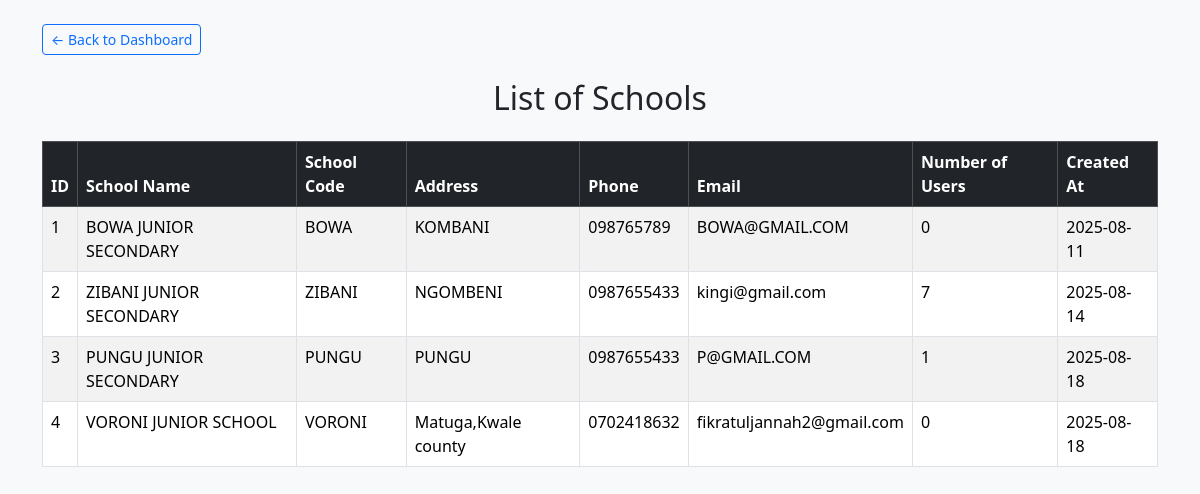
Screenshot of /manager/view_schools.php (signed in) with the database file from the repository.
### tables this page shows
CREATE TABLE `school` (
  `id` int(11) NOT NULL,
  `school_name` varchar(100) NOT NULL,
  `school_code` varchar(50) NOT NULL,
  `address` text NOT NULL,
  `phone` varchar(25) NOT NULL,
  `email` varchar(100) NOT NULL,
  `created_at` date NOT NULL DEFAULT current_timestamp(),
  `status` tinyint(1) NOT NULL DEFAULT 1
);

### manager/view_schools.php (the view, shortened to what this page needs)
<?php
include 'db.php';
$query = "
    SELECT s.*,
           COUNT(u.id) AS user_count
    FROM school s
    LEFT JOIN users u
           ON u.school_id = s.id AND u.role != 'User'
    GROUP BY s.id
    ORDER BY s.created_at ASC
";
$result = mysqli_query($conn, $query);
?>
<!DOCTYPE html>
<html lang="en">
<head>
    <link href="https://cdn.jsdelivr.net/npm/bootstrap@5.3.2/dist/css/bootstrap.min.css" rel="stylesheet">
</head>
<body class="bg-light">
<div class="container mt-4">
<a href="dashboard.php" class="btn btn-outline-primary mb-4 btn-sm">
    &larr; Back to Dashboard
</a>
    <h2 class="mb-4 text-center">List of Schools</h2>
    <div class="table-responsive">
        <table class="table table-bordered table-striped table-hover">
            <thead class="table-dark">
                <tr>
                    <th>ID</th>
                    <th>School Name</th>
                    <th>School Code</th>
                    <th>Address</th>
                    <th>Phone</th>
                    <th>Email</th>
                    <th>Number of Users</th>
                    <th>Created At</th>
                </tr>
            </thead>
            <tbody>
                <?php while ($school = mysqli_fetch_assoc($result)) { ?>
                    <tr>
                        <td><?= $school['id'] ?></td>
                        <td><?= htmlspecialchars($school['school_name']) ?></td>
                        <td><?= htmlspecialchars($school['school_code']) ?></td>
                        <td><?= htmlspecialchars($school['address']) ?></td>
                        <td><?= htmlspecialchars($school['phone']) ?></td>
                        <td><?= htmlspecialchars($school['email']) ?></td>
                        <td><?= $school['user_count'] ?></td>
                        <td><?= $school['created_at'] ?></td>
                    </tr>
                <?php } ?>
            </tbody>
        </table>
    </div>
</div>
</body>
</html>

### rows the page displays
school: id "1", school_name "BOWA JUNIOR SECONDARY", school_code "BOWA", address "KOMBANI", phone "098765789", email "BOWA@GMAIL.COM", user_count "0", created_at "2025-08-11"
school: id "2", school_name "ZIBANI JUNIOR SECONDARY", school_code "ZIBANI", address "NGOMBENI", phone "0987655433", email "kingi@gmail.com", user_count "7", created_at "2025-08-14"
school: id "3", school_name "PUNGU JUNIOR SECONDARY", school_code "PUNGU", address "PUNGU", phone "0987655433", email "P@GMAIL.COM", user_count "1", created_at "2025-08-18"
school: id "4", school_name "VORONI JUNIOR SCHOOL", school_code "VORONI", address "Matuga,Kwale county", phone "0702418632", email "fikratuljannah2@gmail.com", user_count "0", created_at "2025-08-18"
